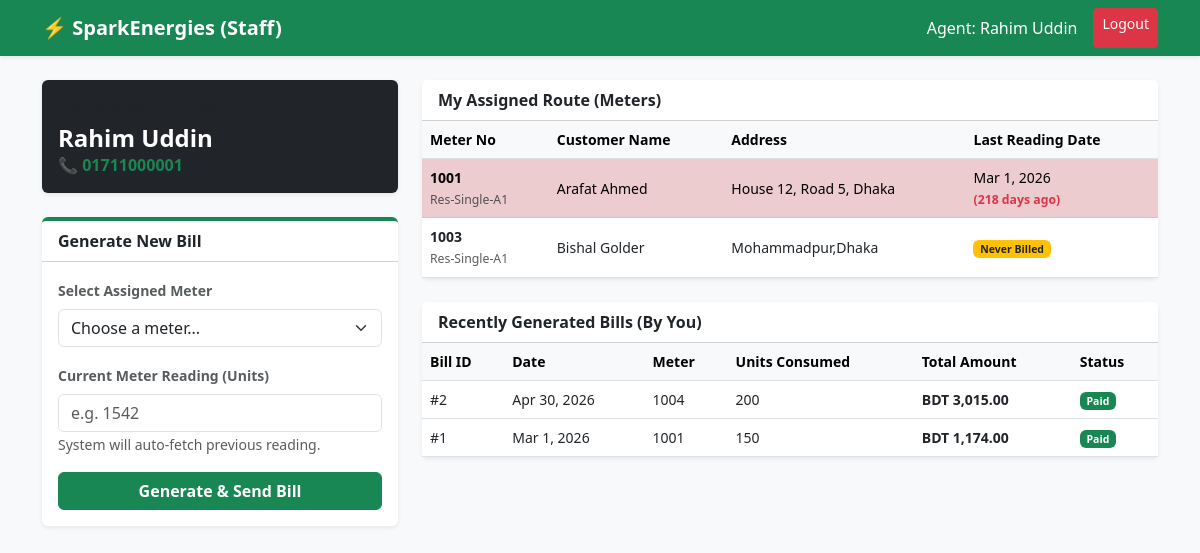
The app's page /source/employee_dashboard.php (signed in) with its own data.
### tables this page shows
CREATE TABLE `employee` (
  `Employee_id` int(11) NOT NULL,
  `Name` varchar(100) NOT NULL,
  `Phone` varchar(20) NOT NULL,
  `Password` varchar(255) NOT NULL
);

CREATE TABLE `meter` (
  `Meter_no` int(11) NOT NULL,
  `Model_name` varchar(50) DEFAULT NULL,
  `Meter_status` varchar(20) DEFAULT 'Available',
  `Customer_id` int(11) DEFAULT NULL,
  `Employee_id` int(11) DEFAULT NULL
);

CREATE TABLE `customer` (
  `Customer_id` int(11) NOT NULL,
  `Name` varchar(100) NOT NULL,
  `Phone` varchar(20) NOT NULL,
  `Email` varchar(100) NOT NULL,
  `Password` varchar(255) NOT NULL,
  `Address` varchar(255) NOT NULL,
  `Installation_date` date DEFAULT NULL,
  `Customer_type` varchar(50) NOT NULL,
  `Balance` decimal(10,2) DEFAULT 0.00
);

CREATE TABLE `bill` (
  `Bill_id` int(11) NOT NULL,
  `Meter_no` int(11) DEFAULT NULL,
  `Employee_id` int(11) DEFAULT NULL,
  `Date` date NOT NULL,
  `Prev_reading` int(11) NOT NULL,
  `Current_reading` int(11) NOT NULL,
  `Consumed_unit` int(11) NOT NULL,
  `Unit_cost` decimal(10,2) NOT NULL,
  `VAT_amount` decimal(10,2) NOT NULL,
  `Demand_charge` decimal(10,2) NOT NULL,
  `Total_amount` decimal(10,2) NOT NULL,
  `Paid_status` varchar(20) DEFAULT 'Unpaid'
);

### source/employee_dashboard.php (the view, shortened to what this page needs)
<?php
require 'db.php';
$emp_id = $_SESSION['user_id'];
$stmt = $conn->prepare("SELECT Name, Phone FROM employee WHERE Employee_id = ?");
$stmt->bind_param("i", $emp_id);
$stmt->execute();
$employee = $stmt->get_result()->fetch_assoc();
$assigned_meters = $conn->query("
    SELECT m.Meter_no, m.Model_name, c.Name as Customer_Name, c.Address,
           COALESCE(MAX(b.Date), 'Never') as Last_Reading_Date
    FROM meter m
    JOIN customer c ON m.Customer_id = c.Customer_id
    LEFT JOIN bill b ON m.Meter_no = b.Meter_no
    WHERE m.Employee_id = $emp_id
    GROUP BY m.Meter_no
");
$generated_bills = $conn->query("SELECT * FROM bill WHERE Employee_id = $emp_id ORDER BY Date DESC LIMIT 15");
$assigned_meters->data_seek(0);
?>
<!DOCTYPE html>
<html lang="en">
<head>
    <link href="https://cdn.jsdelivr.net/npm/bootstrap@5.3.0/dist/css/bootstrap.min.css" rel="stylesheet">
</head>
<body class="bg-light">
<nav class="navbar navbar-expand-lg navbar-dark bg-success shadow-sm mb-4">
    <div class="container">
        <a class="navbar-brand fw-bold" href="#">⚡ SparkEnergies (Staff)</a>
        <div class="d-flex">
            <span class="navbar-text text-white me-3">Agent: <?php echo $employee['Name']; ?></span>
            <a href="logout.php" class="btn btn-sm btn-danger">Logout</a>
        </div>
    </div>
</nav>
<div class="container">
    <div class="row">
        <div class="col-md-4">
            <div class="card shadow-sm border-0 mb-4 bg-dark text-white p-3">
                <h5 class="text-muted mb-1">Employee Profile</h5>
                <h4 class="fw-bold mb-0"><?php echo $employee['Name']; ?></h4>
                <p class="mb-0 text-success fw-bold">📞 <?php echo $employee['Phone']; ?></p>
            </div>
            <div class="card shadow-sm border-0 mb-4 border-success border-top border-4">
                <div class="card-header bg-white fw-bold">Generate New Bill</div>
                <div class="card-body">
                    <?php if($assigned_meters->num_rows > 0): ?>
                        <form method="POST">
                            <div class="mb-3">
                                <label class="form-label fw-bold small text-muted">Select Assigned Meter</label>
                                <select name="meter_no" class="form-select" required>
                                    <option value="">Choose a meter...</option>
                                </select>
                            </div>
                            <div class="mb-3">
                                <label class="form-label fw-bold small text-muted">Current Meter Reading (Units)</label>
                                <input type="number" name="current_reading" class="form-control" placeholder="e.g. 1542" required>
                                <small class="text-muted text-warning">System will auto-fetch previous reading.</small>
                            </div>
                            <button type="submit" name="generate_bill" class="btn btn-success w-100 fw-bold">Generate & Send Bill</button>
                        </form>
                    <?php else: ?>
                        <div class="alert alert-warning mb-0">No active meters assigned to your route.</div>
                    <?php endif; ?>
                </div>
            </div>
        </div>
        <div class="col-md-8">
            <div class="card shadow-sm border-0 mb-4">
                <div class="card-header bg-white fw-bold">My Assigned Route (Meters)</div>
                <div class="card-body p-0">
                    <table class="table table-striped mb-0 align-middle small">
                        <thead class="table-light">
                            <tr>
                                <th>Meter No</th>
                                <th>Customer Name</th>
                                <th>Address</th>
                                <th>Last Reading Date</th>
                            </tr>
                        </thead>
                        <tbody>
                            <?php
                            $assigned_meters->data_seek(0);
                            while($m = $assigned_meters->fetch_assoc()):
                                $days_passed = "N/A";
                                $row_class = "";
                                if($m['Last_Reading_Date'] != 'Never') {
                                    $last_date_ts = strtotime($m['Last_Reading_Date']);
                                    $today_ts = time();
                                    $diff = $today_ts - $last_date_ts;
                                    $days_passed = floor($diff / (60 * 60 * 24));
                                    if ($days_passed >= 28) {
                                        $row_class = "table-danger";
                                    }
                                }
                            ?>
                            <tr class="<?php echo $row_class; ?>">
                                <td><strong><?php echo $m['Meter_no']; ?></strong><br><small class="text-muted"><?php echo $m['Model_name']; ?></small></td>
                                <td><?php echo $m['Customer_Name']; ?></td>
                                <td><?php echo $m['Address']; ?></td>
                                <td>
                                    <?php if($m['Last_Reading_Date'] == 'Never'): ?>
                                        <span class="badge bg-warning text-dark">Never Billed</span>
                                    <?php else: ?>
                                        <?php echo date("M j, Y", strtotime($m['Last_Reading_Date'])); ?>
                                        <br><small class="fw-bold text-danger">(<?php echo $days_passed; ?> days ago)</small>
                                    <?php endif; ?>
                                </td>
                            </tr>
                            <?php endwhile; ?>
                        </tbody>
                    </table>
                </div>
            </div>
            <div class="card shadow-sm border-0">
                <div class="card-header bg-white fw-bold">Recently Generated Bills (By You)</div>
                <div class="card-body p-0">
                    <table class="table table-hover mb-0 align-middle small">
                        <thead class="table-light">
                            <tr>
                                <th>Bill ID</th>
                                <th>Date</th>
                                <th>Meter</th>
                                <th>Units Consumed</th>
                                <th>Total Amount</th>
                                <th>Status</th>
                            </tr>
                        </thead>
                        <tbody>
                            <?php while($b = $generated_bills->fetch_assoc()): ?>
                            <tr>
                                <td>#<?php echo $b['Bill_id']; ?></td>
                                <td><?php echo date("M j, Y", strtotime($b['Date'])); ?></td>
                                <td><?php echo $b['Meter_no']; ?></td>
                                <td><?php echo $b['Consumed_unit']; ?></td>
                                <td><strong>BDT <?php echo number_format($b['Total_amount'], 2); ?></strong></td>
                                <td>
                                    <?php if($b['Paid_status'] == 'Paid'): ?>
                                        <span class="badge bg-success">Paid</span>
                                    <?php else: ?>
                                        <span class="badge bg-danger">Unpaid</span>
                                    <?php endif; ?>
                                </td>
                            </tr>
                            <?php endwhile; ?>
                        </tbody>
                    </table>
                </div>
            </div>
        </div>
    </div>
</div>
</body>
</html>

### records on screen
employee: Name "Rahim Uddin", Phone "01711000001"
meter: Meter_no "1001", Model_name "Res-Single-A1", Customer.Name "Arafat Ahmed", Customer.Address "House 12, Road 5, Dhaka", Last_Reading_Date "Mar 1, 2026", days_passed "218"
meter: Meter_no "1003", Model_name "Res-Single-A1", Customer.Name "Bishal Golder", Customer.Address "Mohammadpur,Dhaka", shows "Never Billed"
bill: Bill_id "2", Date "Apr 30, 2026", Meter_no "1004", Consumed_unit "200", Total_amount "3,015.00", Paid_status "Paid"
bill: Bill_id "1", Date "Mar 1, 2026", Meter_no "1001", Consumed_unit "150", Total_amount "1,174.00", Paid_status "Paid"
